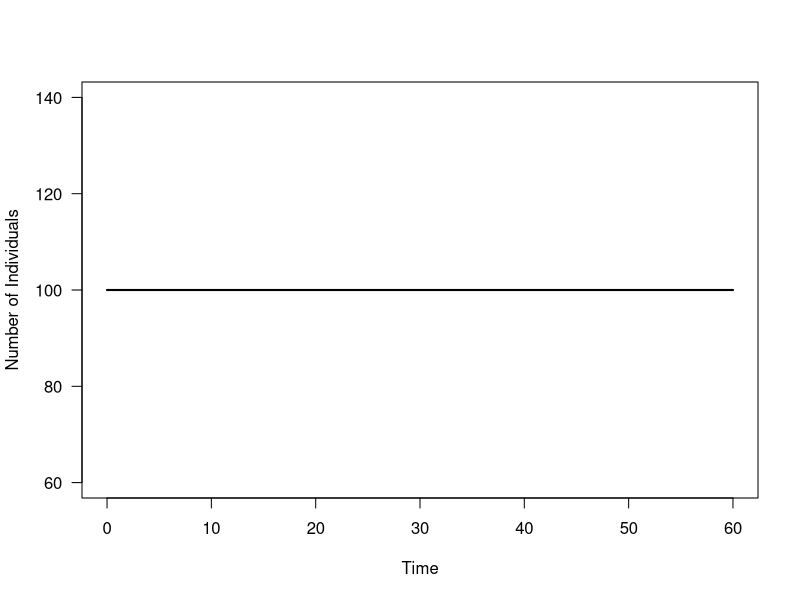
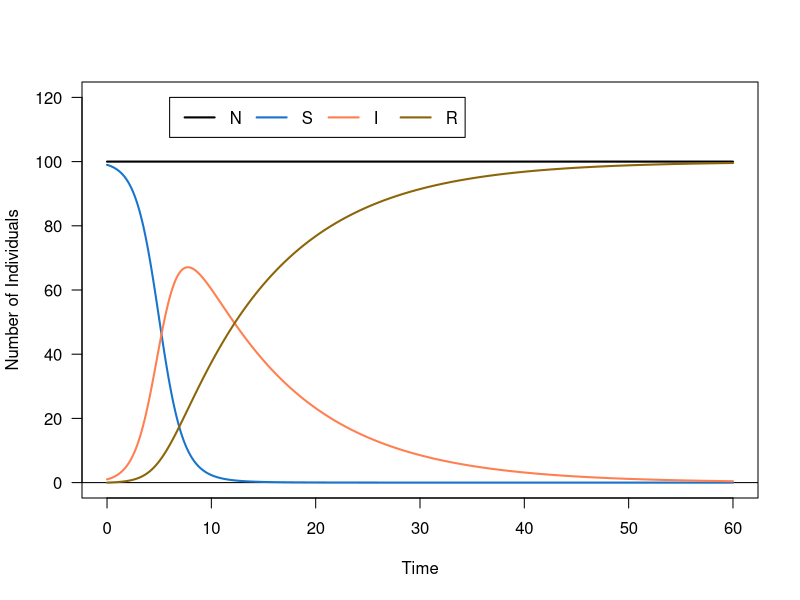
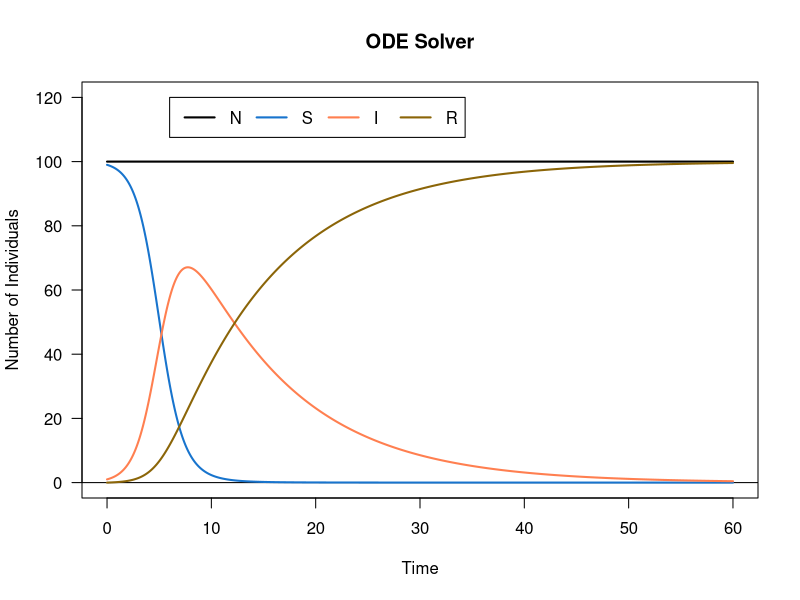
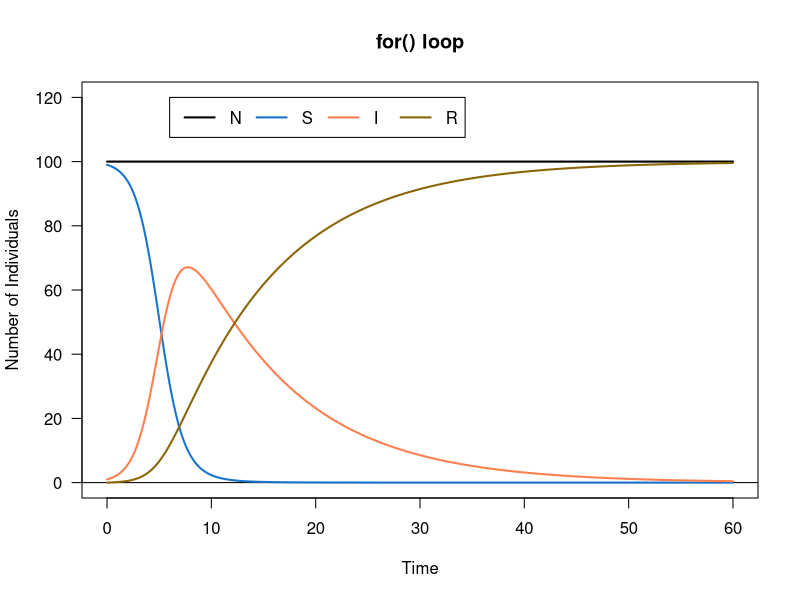
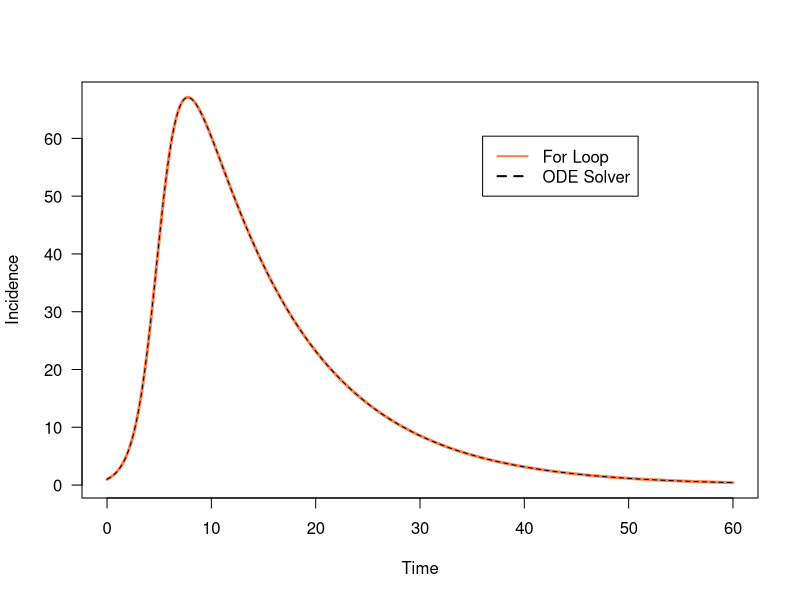
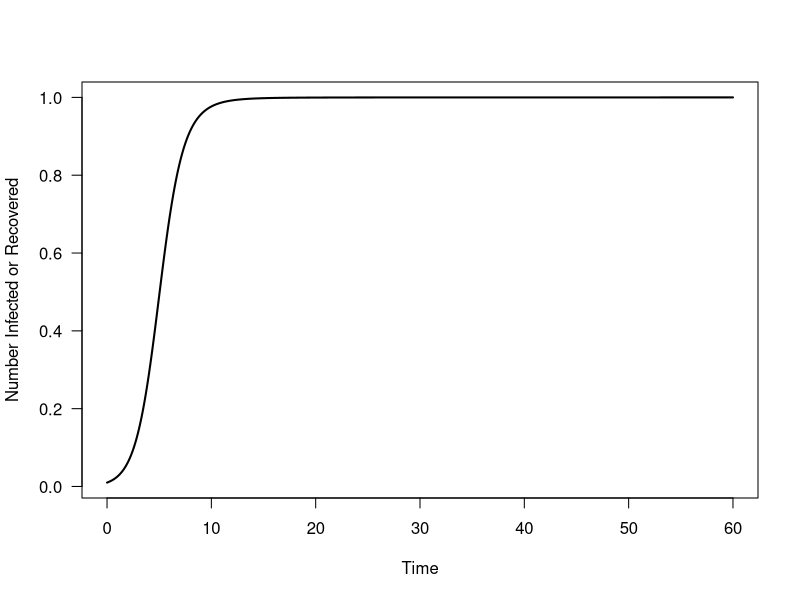
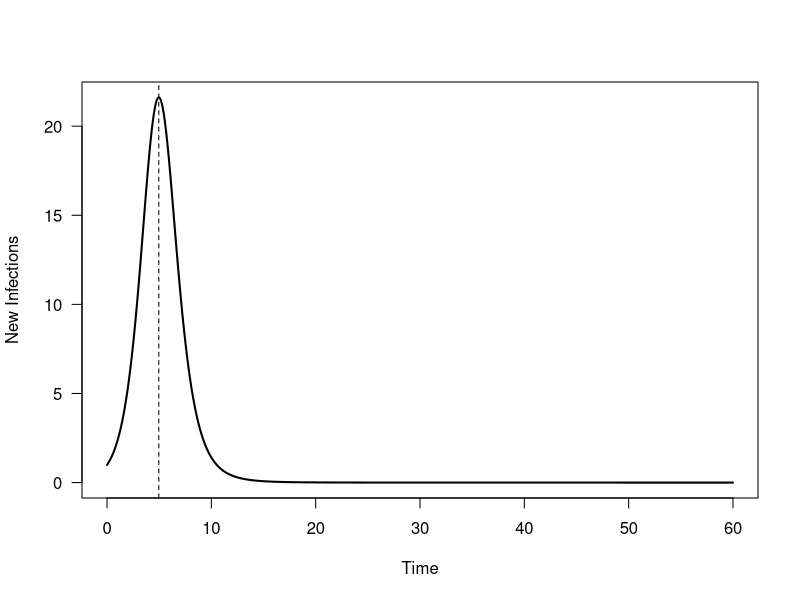
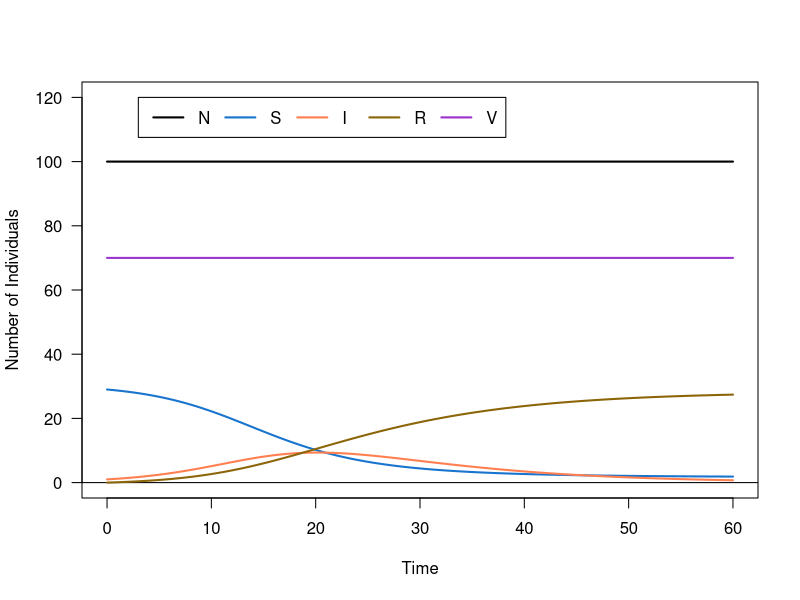

Write the R code that produced these figures, in order.
## ---- chunk 1
#install.packages("deSolve", dependencies = T)
library(deSolve)
require(deSolve)
## ---- chunk 2
beta <- 0.01   # infectivity
gamma <- 0.1  # recovery
## ---- chunk 3
N <- 100   # population size; because dN/dt = 0, this doesn't change
I0 <- 1		# initial infected individual
S0 <- N - I0	# Assuming this is a new disease, everyone else is susceptible
R0 <- 0 	# Assuming this is a new disease, there are no recovered individuals in the population
## ---- chunk 4
tset <- seq(from = 0, to = 60, length.out = 20000)
N.simu1 <- NaN*tset; N.simu1[1] <- N
I.simu1 <- NaN*tset; I.simu1[1] <- I0
S.simu1 <- NaN*tset; S.simu1[1] <- S0
R.simu1 <- NaN*tset; R.simu1[1] <- 0
## ---- chunk 5
for(i in 2:length(tset)){
	dt <- tset[i]-tset[i-1]
	S <- S.simu1[i-1]  # to shorten the commands I have to write below, I'm going to have my for loop temporarily store the previous timestep's population distribution as S, I, and R. This will get overwritten with each iteration of the for loop, so it's somewhat inefficient, but it will allow my dS, dI, and dR expressions to be simpler (and make me less prone to error), so I think it's worth it.
	I <- I.simu1[i-1]
	R <- R.simu1[i-1]
	dS <- (-beta*S*I)*dt
	dI <- (beta*S*I-gamma*I)*dt
	dR <- (gamma*I)*dt
	dN <- dS+dI+dR  # This is a way to "check" to make sure that my equations are all correct and I'm not inadvertently adding or removing individuals from my population. This should equal zero all the time!
	S.simu1[i] <- S + dS
	I.simu1[i] <- I + dI
	R.simu1[i] <- R + dR
	N.simu1[i] <- N + dN
}
## ---- chunk 6
Ncol <- 'black'
Scol <- 'dodgerblue3'
Icol <- 'coral'
Rcol <- 'darkgoldenrod4'

plot(x = tset, y = N.simu1, type = 'l', col=Ncol, las = 1, lwd=2, xlab = 'Time', ylab = 'Number of Individuals')
# OK, phew, hopefully that makes it clear that the population size didn't change over time. How else might you check?

sd(N.simu1)
N.simu1[length(tset)]
## ---- chunk 7
plot(x = tset, y = N.simu1, type = 'l', col=Ncol, las = 1, lwd=2, xlab = 'Time', ylab = 'Number of Individuals', ylim = c(0,N*1.2))
abline(h = 0)
lines(x = tset, y = S.simu1, col = Scol, lwd = 2)
lines(x = tset, y = I.simu1, col = Icol, lwd = 2)
lines(x = tset, y = R.simu1, col = Rcol, lwd = 2)
legend(x = max(tset)*0.1, y = N*1.2, legend=c('N','S','I','R'),lwd= 2, col=c(Ncol,Scol,Icol,Rcol), horiz=TRUE)
## ---- chunk 8
library(deSolve)
library(ggplot2)

sir.fun <- function (t, x, params) { 
  S = x[1] 
  I = x[2]
  R = x[3]
  N = x[4]
  
  beta = params[1] 
  gamma = params[2] 
  
  dSdt = -beta*S*I
	dIdt = (beta*S*I)-(gamma*I)
	dRdt = gamma*I
	dNdt = dSdt+dIdt+dRdt  
	
 return(list(c(dSdt, dIdt, dRdt, dNdt)))
}

S0 = N - I0 # Initial number of susceptibles
I0 = 1 # Initial number of infecteds
R0 = 0 # Initial number of recovered
N0 = 100 # Total population size

initial_values = c(S=S0, I=I0, R=R0, N=N)

beta = 0.01 # per host per week
gamma = 0.1 # per week
parameters = c(beta,gamma)

times = seq(0, 60, length.out = 20000)

results = lsoda(initial_values, times, sir.fun, parameters)
head(results)

# ODE PLOT
plot(x = results[, "time"], y = results[, "N"], type = 'l', col=Ncol, las = 1, lwd=2, xlab = 'Time', ylab = 'Number of Individuals', ylim = c(0,N*1.2), main = "ODE Solver")
abline(h = 0)
lines(x = results[, "time"], y = results[, "S"], col = Scol, lwd = 2)
lines(x = results[, "time"], y = results[, "I"], col = Icol, lwd = 2)
lines(x = results[, "time"], y = results[, "R"], col = Rcol, lwd = 2)
legend(x = max(tset)*0.1, y = N*1.2, legend=c('N','S','I','R'),lwd= 2, col=c(Ncol,Scol,Icol,Rcol), horiz=TRUE)

plot(x = tset, y = N.simu1, type = 'l', col=Ncol, las = 1, lwd=2, xlab = 'Time', ylab = 'Number of Individuals', ylim = c(0,N*1.2), main = "for() loop")
abline(h = 0)
lines(x = tset, y = S.simu1, col = Scol, lwd = 2)
lines(x = tset, y = I.simu1, col = Icol, lwd = 2)
lines(x = tset, y = R.simu1, col = Rcol, lwd = 2)
legend(x = max(tset)*0.1, y = N*1.2, legend=c('N','S','I','R'),lwd= 2, col=c(Ncol,Scol,Icol,Rcol), horiz=TRUE)

## ---- chunk 9
plot(x = tset, y = I.simu1, type = 'l', las = 1, col = Icol, lwd = 3, xlab = 'Time',ylab='Incidence')
lines(x = results[, "time"], y = results[, "I"], col = 'black', lwd = 1, lty = 2)
legend(x = max(tset)*0.6, y = max(I.simu1)*0.9, legend = c('For Loop','ODE Solver'), lwd = 2, col = c(Icol,'black'), lty = c(1,2))
## ---- chunk 10
tset.test <- seq(from = 0, to = 60, length.out = 20000)

# for() loop run time
for.loop.time <- system.time(for(i in 2:length(tset.test)){
	dt <- tset.test[i]-tset.test[i-1]
	S <- S.simu1[i-1] 
	I <- I.simu1[i-1]
	R <- R.simu1[i-1]
	dS <- (-beta*S*I)*dt
	dI <- (beta*S*I-gamma*I)*dt
	dR <- (gamma*I)*dt
	dN <- dS+dI+dR 
	S.simu1[i] <- S + dS
	I.simu1[i] <- I + dI
	R.simu1[i] <- R + dR
	N.simu1[i] <- N + dN
})

# ODE run time
ode.time <- system.time(lsoda(initial_values, times, sir.fun, parameters))

# Compare
for.loop.time
ode.time
## ---- chunk 11
## SOLUTION ##
max(I.simu1)
## END SOLUTION ##
## ---- chunk 12
# Because -- 
# N = S + I + R
# N - S = I + R

## SOLUTION ##
(N - S.simu1[length(tset)]) / N  
# or #
(I.simu1[length(tset)]+R.simu1[length(tset)]) / N

plot(x = tset, y = (I.simu1+R.simu1)/N, lwd=2, type = 'l', las = 1, ylab = 'Number Infected or Recovered', xlab = 'Time')
## END SOLUTION ##
## ---- chunk 13
# because -- 
# rate of transmission = dI/dt
# dI/dt = +B * S * I

## SOLUTION ##
NewInfec <- beta * S.simu1 * I.simu1
plot(x = tset, y = NewInfec, lwd = 2, type = 'l', las = 1, ylab = 'New Infections', xlab = 'Time')
max.NewInfec <- max (NewInfec)
for(i in 1:length(tset)){
	if(NewInfec[i]==max.NewInfec){
		T.maxnewinf <- tset[i]
	}
}
T.maxnewinf
abline(v=T.maxnewinf,lty=2)
## END SOLUTION ##
## ---- chunk 14
p <- 0.7
## ---- chunk 15
V <- N*p # Number vaccinated. This won't change over time.
S0 <- N - V - I0 # HINT: Why is this the same as N*(1-p)-I0?
N.simu2 <- NaN*tset; N.simu2[1] <- N
S.simu2 <- NaN*tset; S.simu2[1] <- S0
I.simu2 <- NaN*tset; I.simu2[1] <- I0
R.simu2 <- NaN*tset; R.simu2[1] <- N - I0 - S0 - V

for(i in 2:length(tset)){
	dt <- tset[i]-tset[i-1]
	S <- S.simu2[i-1]
	I <- I.simu2[i-1]
	R <- R.simu2[i-1]
	dS <- (-beta*S*I)*dt
	dI <- (beta*S*I-gamma*I)*dt
	dR <- (gamma*I)*dt
	dN <- dS+dI+dR  
	S.simu2[i] <- S + dS
	I.simu2[i] <- I + dI
	R.simu2[i] <- R + dR
	N.simu2[i] <- N + dN	
}
## ---- chunk 16
Vcol <- 'darkorchid3'
plot(x = tset, y = N.simu2, type = 'l', col=Ncol, las = 1, lwd=2, xlab = 'Time', ylab = 'Number of Individuals', ylim = c(0,N*1.2))
abline(h = 0)
lines(x = tset, y = S.simu2, col = Scol, lwd = 2)
lines(x = tset, y = I.simu2, col = Icol, lwd = 2)
lines(x = tset, y = R.simu2, col = Rcol, lwd = 2)
lines(x = tset, y = rep(V,length(tset)), col = Vcol, lwd = 2)
legend(x = max(tset)*0.05, y = N*1.2, legend=c('N','S','I','R','V'),lwd= 2, col=c(Ncol,Scol,Icol,Rcol,Vcol), horiz=TRUE)
## ---- chunk 17
plot(x = tset, y = I.simu1, col = Icol, type='l', lwd = 2, las = 1, xlab = 'Time',ylab='Incidence')
lines(x = tset, y = I.simu2, col = 'black', lwd = 2)
legend(x = max(tset)*0.6, y = max(I.simu1)*.9, legend = c('Unvacc.','70% Vacc'),lwd = 2, col =c(Icol,'black'))
## ---- chunk 18
## SOLUTION ##
# It reduced the incidence, but also prolonged the run of the disease (e.g., there were still infectious individuals around for longer)
## END SOLUTION ##
## ---- chunk 19
## SOLUTION ##
plot(x = tset, y = S.simu1, col = Scol, las = 1, lwd = 2, type = 'l', xlab = 'Time', ylab = 'Number Susceptible')
lines(x = tset, y = S.simu2, col = 'black', lwd=2)
legend(x = max(tset)*0.6, y = max(S.simu1)*.9, legend = c('Unvacc.','70% Vacc'),lwd = 2, col =c(Scol,'black'))

# or #
S.simu2[length(tset)]
I.simu2[length(tset)]

# Yes, one (or two, if you round up) of the susceptible individuals remained uninfected by the end of the simulation. So this person was protected by herd immunity, though the other susceptibles were not. Also, this simulation hasn't run long enough for the disease to completely disappear (I --> 0), so that person could still get sick.
## END SOLUTION ##
## ---- chunk 20
## SOLUTION ##
p2 <- 0.8
V2 <- N*p2   # Number vaccinated. This won't change over time.
S0 <- N - V2 - I0  # HINT: Why is this the same as N*(1-p)-I0?
N.simu3 <- NaN*tset; N.simu3[1] <- N
S.simu3 <- NaN*tset; S.simu3[1] <- S0
I.simu3 <- NaN*tset; I.simu3[1] <- I0
R.simu3 <- NaN*tset; R.simu3[1] <- N - I0 - S0 - V2

for(i in 2:length(tset)){
	dt <- tset[i]-tset[i-1]
	S <- S.simu3[i-1]
	I <- I.simu3[i-1]
	R <- R.simu3[i-1]
	dS <- (-beta*S*I)*dt
	dI <- (beta*S*I-gamma*I)*dt
	dR <- (gamma*I)*dt
	dN <- dS+dI+dR  
	S.simu3[i] <- S + dS
	I.simu3[i] <- I + dI
	R.simu3[i] <- R + dR
	N.simu3[i] <- N + dN	
}

plot(x = tset, y = I.simu1, col = Icol, type='l', lwd = 2, las = 1, xlab = 'Time',ylab='Incidence')
lines(x = tset, y = I.simu2, col = 'black', lwd = 2)
lines(x = tset, y = I.simu3, col = 'blue', lwd = 2)
legend(x = max(tset)*0.6, y = max(I.simu1)*.9, legend = c('Unvacc.','70% Vacc','80% Vacc'),lwd = 2, col =c(Icol,'black','blue'))

# In this case, the disease spreads even less. We can also see from

S.simu3[length(tset)]
S.simu2[length(tset)]
R.simu3[length(tset)]
R.simu2[length(tset)]
I.simu3[length(tset)]
I.simu2[length(tset)]
# that more individuals benefitted from herd immunity, though a number still got.

## END SOLUTION ##
## ---- chunk 21
R0 <- beta * N / gamma

# Why are we using N in place of S in the above formulation?
## ---- chunk 22
p_crit <- 1 - 1/R0
## ---- chunk 23
V3 <- N*p_crit   # Number vaccinated. This won't change over time.
S0 <- N - V3 - I0  # HINT: Why is this the same as N*(1-p)-I0?
N.simu4 <- NaN*tset; N.simu4[1] <- N
S.simu4 <- NaN*tset; S.simu4[1] <- S0
I.simu4 <- NaN*tset; I.simu4[1] <- I0
R.simu4 <- NaN*tset; R.simu4[1] <- N - I0 - S0 - V3

for(i in 2:length(tset)){
	dt <- tset[i]-tset[i-1]
	S <- S.simu4[i-1]
	I <- I.simu4[i-1]
	R <- R.simu4[i-1]
	dS <- (-beta*S*I)*dt
	dI <- (beta*S*I-gamma*I)*dt
	dR <- (gamma*I)*dt
	dN <- dS+dI+dR  
	S.simu4[i] <- S + dS
	I.simu4[i] <- I + dI
	R.simu4[i] <- R + dR
	N.simu4[i] <- N + dN	
}

plot(x = tset, y = N.simu4, type = 'l', col=Ncol, las = 1, lwd=2, xlab = 'Time', ylab = 'Number of Individuals', ylim = c(0,N*1.2))
abline(h = 0)
lines(x = tset, y = S.simu4, col = Scol, lwd = 2)
lines(x = tset, y = I.simu4, col = Icol, lwd = 2)
lines(x = tset, y = R.simu4, col = Rcol, lwd = 2)
lines(x = tset, y = rep(V3,length(tset)), col = Vcol, lwd = 2)
legend(x = max(tset)*0.05, y = N*1.2, legend=c('N','S','I','R','V'),lwd= 2, col=c(Ncol,Scol,Icol,Rcol,Vcol), horiz=TRUE)
## ---- chunk 24
plot(x = tset, y = S.simu4, type = 'l', col=Scol, las = 1, lwd=2, xlab = 'Time', ylab = 'Number of Individuals', ylim = c(0,max(S.simu4)*1.2))
abline(h = 0)
lines(x = tset, y = I.simu4, col = Icol, lwd = 2)
lines(x = tset, y = R.simu4, col = Rcol, lwd = 2)
legend(x = max(tset)*0.1, y = max(S.simu4)*1.2, legend=c('S','I','R'),lwd= 2, col=c(Scol,Icol,Rcol), horiz=TRUE)
## ---- chunk 25
plot(x = tset, y = I.simu1, col = Icol, type='l', lwd = 2, las = 1, xlab = 'Time',ylab='Incidence')
lines(x = tset, y = I.simu2, col = 'black', lwd = 2)
lines(x = tset, y = I.simu3, col = 'blue', lwd = 2)
lines(x = tset, y = I.simu4, col = 'orchid', lwd = 2)
legend(x = max(tset)*0.6, y = max(I.simu1)*.9, legend = c('Unvacc.','70% Vacc','80% Vacc','90% Vacc'),lwd = 2, col =c(Icol,'black','blue','orchid'))
## ---- chunk 26
beta_set <- seq(from = 0.001, to = 0.1, length.out = 100)

R0_set <- beta_set*N/gamma

p_crit_set <- 1 - 1/R0_set  # HINT: Why did we avoid beta = 0 in our range of beta's above?
## ---- chunk 27
plot(x = beta_set, y = R0_set, type = 'l', xlab = 'Infectiousness (beta)', ylab = 'Basic Reproductive Number (R_0)', las = 1, lwd = 2)


plot(x = beta_set, y = p_crit_set, type = 'l', xlab = 'Infectiousness (beta)', ylab = 'Critical Vaccination Rate (p_crit)', las = 1, lwd = 2)

Nset <- seq(from = 0, to = 100, length.out = 100)
R0_set.N <- beta*Nset/gamma
plot(x = Nset, y = R0_set, type = 'l', xlab = 'Infectiousness (beta)', ylab = 'Basic Reproductive Number (R_0)', las = 1, lwd = 2)

## ---- chunk 28
# 1. Make a single Incidence graph (plot number of infected individuals -- class I -- over time) that overlays the following scenarios for a population of N = 100. Be sure to include a legend so that we can differentiate between them!
###########################################################
# 1a. With a black line: beta = 0.01, gamma = 0.1, p = 0 #
###########################################################
beta <- 0.01  
gamma <- 0.1 
N <- 100   
I0 <- 1		
S0 <- N - I0	
R0 <- 0 
tset <- seq(from = 0, to = 60, length.out = 20000)
N.simu1 <- NaN*tset; N.simu1[1] <- N
I.simu1 <- NaN*tset; I.simu1[1] <- I0
S.simu1 <- NaN*tset; S.simu1[1] <- S0
R.simu1 <- NaN*tset; R.simu1[1] <- 0
for(i in 2:length(tset)){
	dt <- tset[i]-tset[i-1]
	S <- S.simu1[i-1] 
	I <- I.simu1[i-1]
	R <- R.simu1[i-1]
	dS <- (-beta*S*I)*dt
	dI <- (beta*S*I-gamma*I)*dt
	dR <- (gamma*I)*dt
	dN <- dS+dI+dR  
	S.simu1[i] <- S + dS
	I.simu1[i] <- I + dI
	R.simu1[i] <- R + dR
	N.simu1[i] <- N + dN
}
##########################################################
# 1b. With a blue line: beta = 0.05, gamma = 0.1, p = 0 #
##########################################################
beta <- 0.05  
gamma <- 0.1 
N <- 100  
I0 <- 1	
S0 <- N - I0
R0 <- 0 
tset <- seq(from = 0, to = 60, length.out = 20000)
N.simu2 <- NaN*tset; N.simu2[1] <- N
I.simu2 <- NaN*tset; I.simu2[1] <- I0
S.simu2 <- NaN*tset; S.simu2[1] <- S0
R.simu2 <- NaN*tset; R.simu2[1] <- 0
for(i in 2:length(tset)){
	dt <- tset[i]-tset[i-1]
	S <- S.simu2[i-1]  
	I <- I.simu2[i-1]
	R <- R.simu2[i-1]
	dS <- (-beta*S*I)*dt
	dI <- (beta*S*I-gamma*I)*dt
	dR <- (gamma*I)*dt
	dN <- dS+dI+dR  
	S.simu2[i] <- S + dS
	I.simu2[i] <- I + dI
	R.simu2[i] <- R + dR
	N.simu2[i] <- N + dN
}
###########################################################
# 1c. With a green line: beta = 0.01, gamma = 0.3, p = 0 #
###########################################################
beta <- 0.01  
gamma <- 0.3
N <- 100   
I0 <- 1	
S0 <- N - I0	
R0 <- 0 
tset <- seq(from = 0, to = 60, length.out = 20000)
N.simu3 <- NaN*tset; N.simu3[1] <- N
I.simu3 <- NaN*tset; I.simu3[1] <- I0
S.simu3 <- NaN*tset; S.simu3[1] <- S0
R.simu3 <- NaN*tset; R.simu3[1] <- 0
for(i in 2:length(tset)){
	dt <- tset[i]-tset[i-1]
	S <- S.simu3[i-1]  
	I <- I.simu3[i-1]
	R <- R.simu3[i-1]
	dS <- (-beta*S*I)*dt
	dI <- (beta*S*I-gamma*I)*dt
	dR <- (gamma*I)*dt
	dN <- dS+dI+dR 
	S.simu3[i] <- S + dS
	I.simu3[i] <- I + dI
	R.simu3[i] <- R + dR
	N.simu3[i] <- N + dN
}
# Plot the three simulations
plot(x = tset, y = I.simu1, type = 'l', las = 1, lwd=2, xlab = 'Time', ylab = 'Number of Infected Individuals', ylim = c(0,N))
abline(h = 0)
lines(x = tset, y = I.simu2, col = 'blue', lwd = 2)
lines(x = tset, y = I.simu3, col = 'green', lwd = 2)
legend(x = max(tset)*0.45, y = N, legend=c('beta = 0.01, gamma = 0.1, p = 0','beta = 0.05, gamma = 0.1, p = 0','beta = 0.01, gamma = 0.3, p = 0'),lwd= 2, col=c('black','blue','green'), horiz=F)

# /1 point black line
# /1 point blue line
# /1 point green line
# /1 point legend
# /1 point axes labels 
# = /5 points total
## ---- chunk 29
# 2. Describe the differences between the scenarios you plotted above.
#  2a. What is the effect of decreasing infectiousness? 
# Decreasing infectiousness (black vs. blue lines) results in a lower incidence of infected individuals. Decreasing infectiousness prolongs the overall run of the disease. The overall number of infected individuals is greater in the black scenario with lower infectivity at the end of the simulation, relative to the blue simulation with higher infectivity. 
I.simu1[length(tset)] # black simulation
I.simu2[length(tset)] # blue simulation

#  2b. What is the effect of increasing recovery rates? 
# Increasing recovery rates (black vs. green lines) results in a lower incidence of infected individuals because individuals in the infected class are moving to the recovered classed at a faster rate (i.e., there's shorter window of opportunity to infect susceptibles). For example, there are a fewer number of infecteds at the end of the green simulation with higher recovery, relative to the black simulation with lower recovery. Interestingly, there are a higher number of recovereds at the end of the simulation for the black scenario (lower recovery) relative to the green scenario (higher recovery). This occurs because more susceptibles have the opportunity to get infected by a larger infected class in the scenario lower recovery. 
I.simu1[length(tset)] # black simulation
I.simu3[length(tset)] # green simulation
R.simu1[length(tset)] # black simulation
R.simu3[length(tset)] # green simulation
S.simu1[length(tset)] # black simulation
S.simu3[length(tset)] # green simulation

# /2 points for the effect of decreasing infectiousness
# /2 points for the effect of increasing infectiousness
# = /4 points total
## ---- chunk 30
# 3. Calculate R_0 for each of each of the disease scenarios in Question 1, assuming an initial susceptible population size S = 100. What vaccination proportion (p) for each would be required to prevent a disease outbreak?
S <- 100

p_crit <- 1 - 1/R0

beta <- 0.01  
gamma <- 0.1 
R0.black <- beta * S / gamma
p_crit.black <- 1 - 1/R0.black
p_crit.black

beta <- 0.05  
gamma <- 0.1 
R0.blue <- beta * S / gamma
p_crit.blue <- 1 - 1/R0.blue
p_crit.blue

beta <- 0.01  
gamma <- 0.3
R0.green <- beta * S / gamma
p_crit.green <- 1 - 1/R0.green
p_crit.green

# Why are we using N in place of S in the above formulation?
# We can assume that when a new infection comes into contact with a naïve population, that the total number of individuals in the population (N) is approximate to the number of susceptible individuals (N ~ S).

# /2 points for work + answer for p.crit scenario 1
# /2 points for work + answer for p.crit scenario 2
# /2 points for work + answer for p.crit scenario 3
# /1 points for N ~ S answer
# = /7 points total
## ---- chunk 31
############################################################
# Unvaccinated black line: beta = 0.01, gamma = 0.1, p = 0 #
# Vaccinated blue line: beta = 0.01, gamma = 0.1, p = 0.9  #
############################################################
beta <- 0.01  
gamma <- 0.1 
N <- 100   
I0 <- 1		
S0 <- N - I0	
R0 <- 0 
tset <- seq(from = 0, to = 60, length.out = 20000)
N.simu1 <- NaN*tset; N.simu1[1] <- N
I.simu1 <- NaN*tset; I.simu1[1] <- I0
S.simu1 <- NaN*tset; S.simu1[1] <- S0
R.simu1 <- NaN*tset; R.simu1[1] <- 0
for(i in 2:length(tset)){
	dt <- tset[i]-tset[i-1]
	S <- S.simu1[i-1] 
	I <- I.simu1[i-1]
	R <- R.simu1[i-1]
	dS <- (-beta*S*I)*dt
	dI <- (beta*S*I-gamma*I)*dt
	dR <- (gamma*I)*dt
	dN <- dS+dI+dR  
	S.simu1[i] <- S + dS
	I.simu1[i] <- I + dI
	R.simu1[i] <- R + dR
	N.simu1[i] <- N + dN
}

V.simu <- N*p_crit.black   
S0 <- N - V.simu - I0 
N.simu4 <- NaN*tset; N.simu4[1] <- N
S.simu4 <- NaN*tset; S.simu4[1] <- S0
I.simu4 <- NaN*tset; I.simu4[1] <- I0
R.simu4 <- NaN*tset; R.simu4[1] <- N - I0 - S0 - V.simu

for(i in 2:length(tset)){
	dt <- tset[i]-tset[i-1]
	S <- S.simu4[i-1]
	I <- I.simu4[i-1]
	R <- R.simu4[i-1]
	dS <- (-beta*S*I)*dt
	dI <- (beta*S*I-gamma*I)*dt
	dR <- (gamma*I)*dt
	dN <- dS+dI+dR  
	S.simu4[i] <- S + dS
	I.simu4[i] <- I + dI
	R.simu4[i] <- R + dR
	N.simu4[i] <- N + dN	
}

plot(x = tset, y = I.simu1, type = 'l', las = 1, lwd=2, xlab = 'Time', ylab = 'Number of Infected Individuals', ylim = c(0,N), main = "Scenario 1: beta = 0.01, gamma = 0.1, p = 0 vs. p = 0.9")
abline(h = 0)
lines(x = tset, y = I.simu4, col = 'blue', lwd = 2)
legend(x = max(tset)*0.45, y = N, legend=c('Unvaccinated','Vaccinated'),lwd= 2, col=c('black','blue'), horiz=F)

############################################################
# Unvaccinated black line: beta = 0.05, gamma = 0.1, p = 0 #
# Vaccinated blue line: beta = 0.05, gamma = 0.1, p = 0.98 #
############################################################
beta <- 0.05  
gamma <- 0.1 
N <- 100  
I0 <- 1	
S0 <- N - I0
R0 <- 0 
tset <- seq(from = 0, to = 60, length.out = 20000)
N.simu2 <- NaN*tset; N.simu2[1] <- N
I.simu2 <- NaN*tset; I.simu2[1] <- I0
S.simu2 <- NaN*tset; S.simu2[1] <- S0
R.simu2 <- NaN*tset; R.simu2[1] <- 0
for(i in 2:length(tset)){
	dt <- tset[i]-tset[i-1]
	S <- S.simu2[i-1]  
	I <- I.simu2[i-1]
	R <- R.simu2[i-1]
	dS <- (-beta*S*I)*dt
	dI <- (beta*S*I-gamma*I)*dt
	dR <- (gamma*I)*dt
	dN <- dS+dI+dR  
	S.simu2[i] <- S + dS
	I.simu2[i] <- I + dI
	R.simu2[i] <- R + dR
	N.simu2[i] <- N + dN
}

V.simu <- N*p_crit.blue   
S0 <- N - V.simu - I0 
N.simu5 <- NaN*tset; N.simu5[1] <- N
S.simu5 <- NaN*tset; S.simu5[1] <- S0
I.simu5 <- NaN*tset; I.simu5[1] <- I0
R.simu5 <- NaN*tset; R.simu5[1] <- N - I0 - S0 - V.simu

for(i in 2:length(tset)){
	dt <- tset[i]-tset[i-1]
	S <- S.simu5[i-1]
	I <- I.simu5[i-1]
	R <- R.simu5[i-1]
	dS <- (-beta*S*I)*dt
	dI <- (beta*S*I-gamma*I)*dt
	dR <- (gamma*I)*dt
	dN <- dS+dI+dR  
	S.simu5[i] <- S + dS
	I.simu5[i] <- I + dI
	R.simu5[i] <- R + dR
	N.simu5[i] <- N + dN	
}

plot(x = tset, y = I.simu2, type = 'l', las = 1, lwd=2, xlab = 'Time', ylab = 'Number of Infected Individuals', ylim = c(0,N), main = "Scenario 2: beta = 0.05, gamma = 0.1, p = 0 vs. p = 0.98")
abline(h = 0)
lines(x = tset, y = I.simu5, col = 'blue', lwd = 2)
legend(x = max(tset)*0.45, y = N, legend=c('Unvaccinated','Vaccinated'),lwd= 2, col=c('black','blue'), horiz=F)
#############################################################
# Unvaccinated black line: beta = 0.01, gamma = 0.3, p = 0  # 
# Vaccinated green line: beta = 0.01, gamma = 0.3, p = 0.70 #
#############################################################
beta <- 0.01  
gamma <- 0.3
N <- 100   
I0 <- 1	
S0 <- N - I0	
R0 <- 0 
tset <- seq(from = 0, to = 60, length.out = 20000)
N.simu3 <- NaN*tset; N.simu3[1] <- N
I.simu3 <- NaN*tset; I.simu3[1] <- I0
S.simu3 <- NaN*tset; S.simu3[1] <- S0
R.simu3 <- NaN*tset; R.simu3[1] <- 0
for(i in 2:length(tset)){
	dt <- tset[i]-tset[i-1]
	S <- S.simu3[i-1]  
	I <- I.simu3[i-1]
	R <- R.simu3[i-1]
	dS <- (-beta*S*I)*dt
	dI <- (beta*S*I-gamma*I)*dt
	dR <- (gamma*I)*dt
	dN <- dS+dI+dR 
	S.simu3[i] <- S + dS
	I.simu3[i] <- I + dI
	R.simu3[i] <- R + dR
	N.simu3[i] <- N + dN
}

V.simu <- N*p_crit.green   
S0 <- N - V.simu - I0 
N.simu6 <- NaN*tset; N.simu6[1] <- N
S.simu6 <- NaN*tset; S.simu6[1] <- S0
I.simu6 <- NaN*tset; I.simu6[1] <- I0
R.simu6 <- NaN*tset; R.simu6[1] <- N - I0 - S0 - V.simu

for(i in 2:length(tset)){
	dt <- tset[i]-tset[i-1]
	S <- S.simu6[i-1]
	I <- I.simu6[i-1]
	R <- R.simu6[i-1]
	dS <- (-beta*S*I)*dt
	dI <- (beta*S*I-gamma*I)*dt
	dR <- (gamma*I)*dt
	dN <- dS+dI+dR  
	S.simu6[i] <- S + dS
	I.simu6[i] <- I + dI
	R.simu6[i] <- R + dR
	N.simu6[i] <- N + dN	
}

plot(x = tset, y = I.simu3, type = 'l', las = 1, lwd=2, xlab = 'Time', ylab = 'Number of Infected Individuals', ylim = c(0,N), main = "Scenario 3: beta = 0.01, gamma = 0.3, p = 0 vs. p = 0.70")
abline(h = 0)
lines(x = tset, y = I.simu6, col = 'blue', lwd = 2)
legend(x = max(tset)*0.45, y = N, legend=c('Unvaccinated','Vaccinated'),lwd= 2, col=c('black','blue'), horiz=F)

# /3 points for unvaccinated lines
# /3 points for vaccinated lines
# /3 points for legend
# /3 points for axes 
# = /12 points total (3 plots)
## ---- chunk 32
# 5. Explain how R_0 and p depend upon:
#  5a. infectiousness, 
#  5b. recovery time, and 
#  5c. population size (assuming N = S, when the disease has not yet arrived). 
# For each of these (for a total of 6 plots -- don't forget to label the axes of each one!): 
		# create a plot of R_0 (y-axis) vs. the parameter/variable of interest (x-axis),
		# create a plot of p (y-axis) vs. the parameter of interest (x-axis), and
		# explain the shapes of the graphs based on the biology of disease spread. Do you notice anything odd about the answer to 5c?

# Given that -- 
# R_0 = beta * N / gamma
# p_crit_set <- 1 - 1/R0_set

# 5a. As infectiousness increases, R0 increases and p_crit increases asymptotically.
# 5b. As recovery time increases, R0 increases and p_crit increases asymptotically.
# 5c. As population size increases, R0 increases and p_crit increases asymptotically.
# Do you notice anything odd about the answer to 5c?: 
# When population sizes are very small, the expected number of secondary infections caused by a single infectious individual (R0) is low. Infected individuals in very small populations have a low probability of contact to a susceptible, relative to a population with a high density (imagine a person with measles walking into a packed sports arena vs. an arena with 5 people). A low enough R0 can cause critical vaccination rate to be negative. Biologically, this suggests that at very low population sizes an outbreak is unlikely because the probability of any given infected individual coming into contact with a susceptible is very low. The threshold where vaccination should be considered to prevent an outbreak is at N > 10. 

beta <- .01   # infectivity
gamma <- 0.1  # recovery

##################
# Infectiousness #
##################
beta_set <- seq(from = 0.001, to = 0.1, length.out = 100) # make a set of betas to iterate over
R0_set.beta <- beta_set*N/gamma # calculate R0 with varied betas
p_crit_set.beta <- 1 - 1/R0_set.beta # calculate p_crit with varied R0s
# R_0 (y-axis) vs. infectiousness (x-axis)
plot(x = beta_set, y = R0_set.beta, type = 'l', xlab = 'Infectiousness (beta)', ylab = 'Basic Reproductive Number (R_0)', las = 1, lwd = 2)
# p (y-axis) vs. infectiousness (x-axis)
plot(x = beta_set, y = p_crit_set.beta, type = 'l', xlab = 'Infectiousness (beta)', ylab = 'Critical Vaccination Rate (p_crit)', las = 1, lwd = 2)

#################
# Recovery time #
#################
gamma_set <- seq(from = 0.001, to = 0.1, length.out = 100) # make a set of gammas to iterate over
R0_set.gamma <- beta*N/(1/gamma_set) # calculate R0 with varied gammas
p_crit_set.gamma <- 1 - 1/R0_set.gamma # calculate p_crit with varied R0s
# R_0 (y-axis) vs. recovery time (x-axis)
plot(x = gamma_set, y = R0_set.gamma, type = 'l', xlab = 'Recovery Time (gamma)', ylab = 'Basic Reproductive Number (R_0)', las = 1, lwd = 2)
# p (y-axis) vs. recovery time (x-axis)
plot(x = gamma_set, y = p_crit_set.gamma, type = 'l', xlab = 'Recovery Time (gamma)', ylab = 'Critical Vaccination Rate (p_crit)', las = 1, lwd = 2)

###################
# Population size #
###################
# R_0 (y-axis) vs. population size (x-axis)
Nset <- seq(from = 0, to = 100, length.out = 100)
R0_set.N <- beta*Nset/gamma
p_crit_set.N <- 1 - 1/R0_set.N
plot(x = Nset, y = R0_set.N, type = 'l', xlab = 'Population Size (N)', ylab = 'Basic Reproductive Number (R_0)', las = 1, lwd = 2)
# p (y-axis) vs. population size (x-axis)
plot(x = Nset, y = p_crit_set.N, type = 'l', xlab = 'Population Size (N)', ylab = 'Critical Vaccination Rate (p_crit)', las = 1, lwd = 2)

# /6 points for explanation of how R_0 and p depend upon infectiousness, recovery time, and population size.
# /6 point per simulation line 
# /6 point per set of axes 
# /2 point for explanation of negative p_crit values in answer to 5c
# = /20 points total (6 plots)
# Note : Ok to give full credit if students used gamma instead of 1/gamma for recovery time for Winter 2020 only. Key was incorrectly made the first time and TAs disseminated that information. Next year half credit for using gamma instead of 1/gamma.
